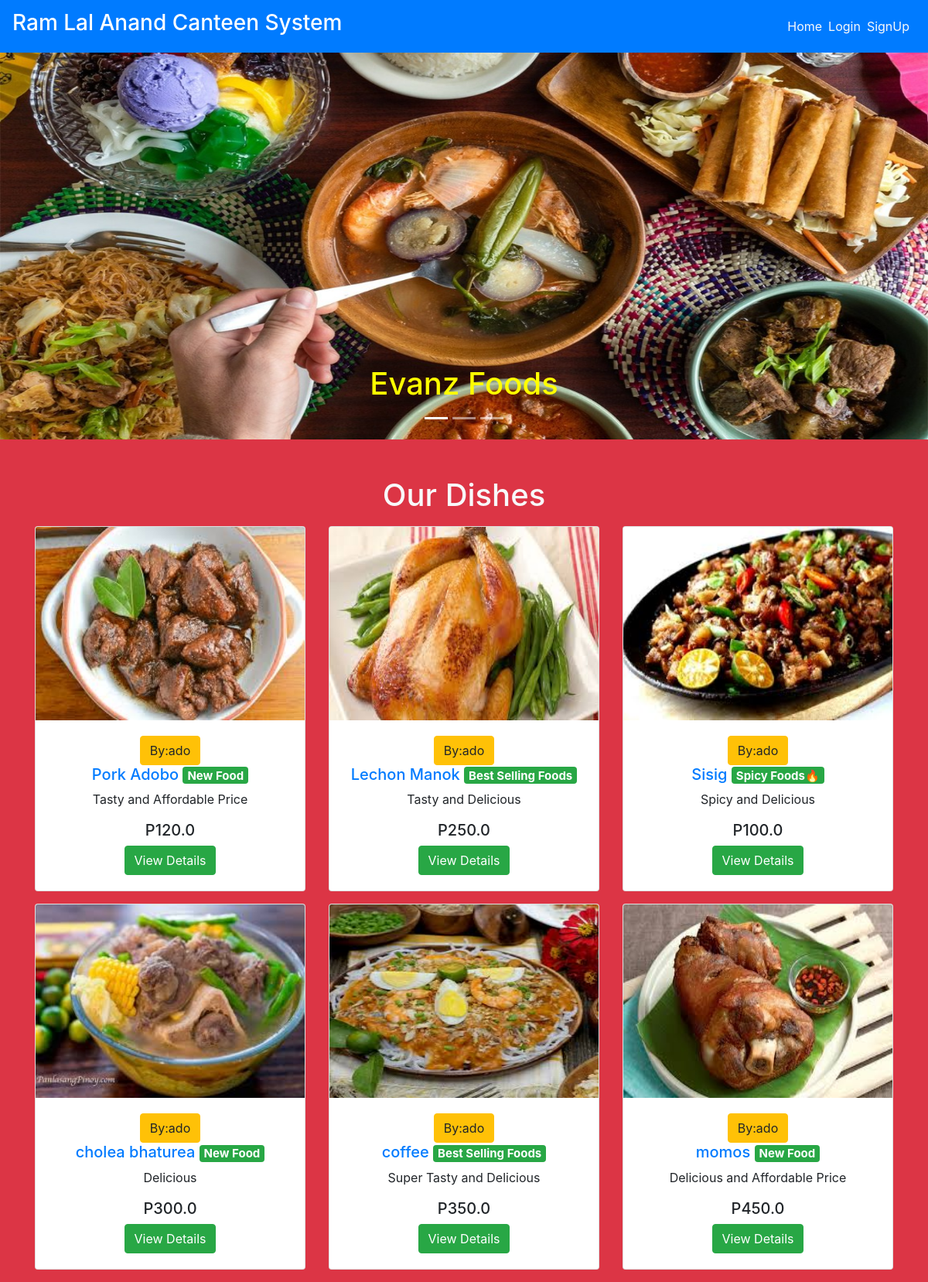
Before: / with the older database file.
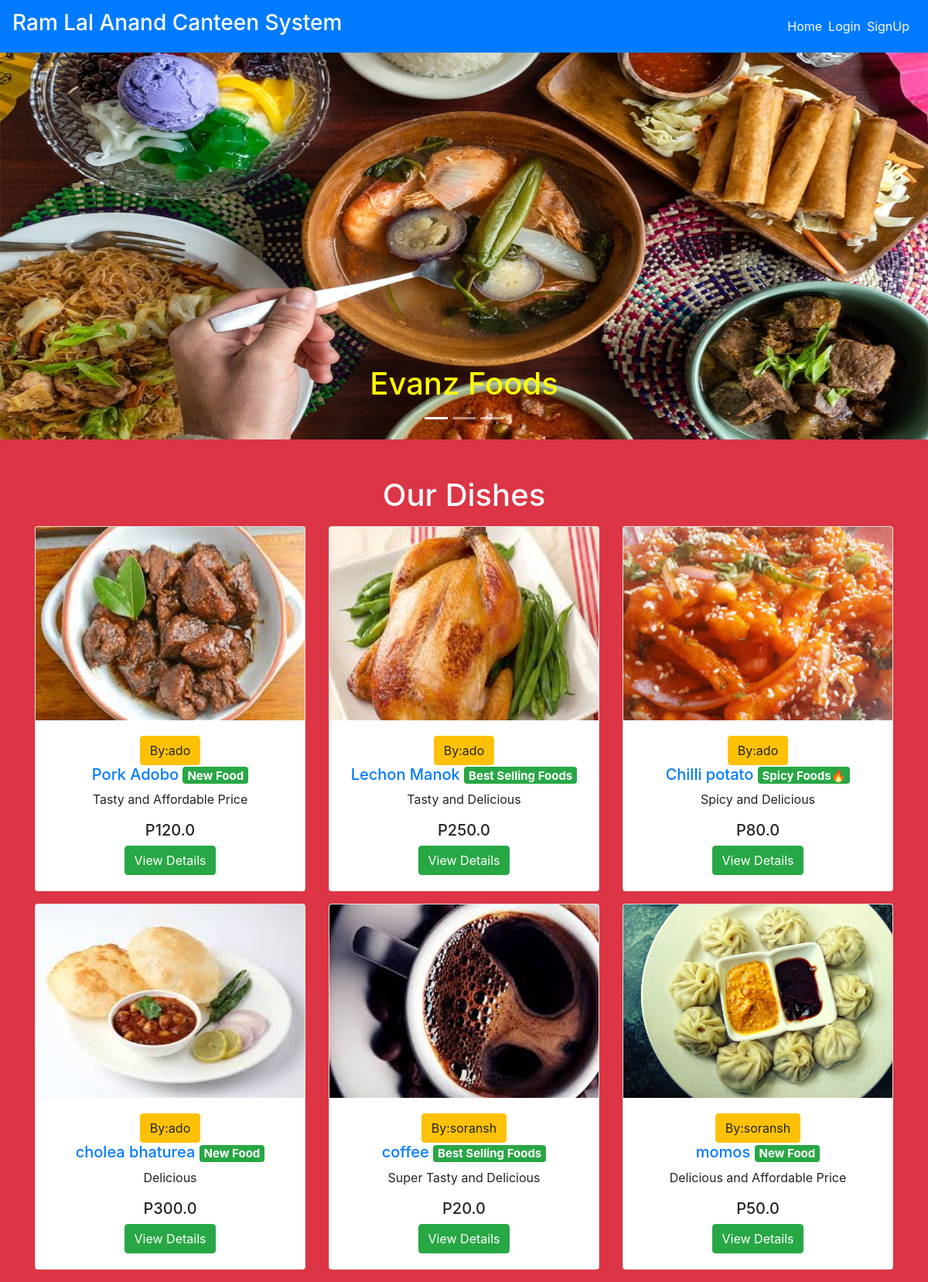
After: the same page with the newer database file.
### main/models.py (models this page shows, shortened)
class Item(models.Model):
    LABELS = (
        ('Best Selling Foods', 'Best Selling Foods'),
        ('New Food', 'New Food'),
        ('Spicy Foods🔥', 'Spicy Foods🔥'),
    )
    LABEL_COLOUR = (
        ('danger', 'danger'),
        ('success', 'success'),
        ('primary', 'primary'),
        ('info', 'info'),
        ('warning', 'warning'),
    )
    title = models.CharField(max_length=150)
    description = models.CharField(max_length=250,blank=True)
    price = models.FloatField()
    pieces = models.IntegerField(default=6)
    instructions = models.CharField(max_length=250,default="Available")
    image = models.ImageField(default='default.png', upload_to='images/')
    labels = models.CharField(max_length=25, choices=LABELS, blank=True)
    label_colour = models.CharField(max_length=15, choices=LABEL_COLOUR, blank=True)
    slug = models.SlugField(default="foods")
    created_by = models.ForeignKey(User, on_delete=models.CASCADE)

### main/views.py (the view)
# urls.py: path('', MenuListView.as_view(), name='home'),
class MenuListView(ListView):
    model = Item
    template_name = 'main/home.html'
    context_object_name = 'menu_items'

### main/templates/main/home.html (shortened to what this page needs)
{% extends "main/layout.html" %}
{% block content %}
  <div class="home bg-danger">
    <div id="carouselExampleCaptions" class="carousel slide mb-5" data-ride="carousel" style="height: 500px;">
        <ol class="carousel-indicators">
          <li data-target="#carouselExampleCaptions" data-slide-to="0" class="active"></li>
          <li data-target="#carouselExampleCaptions" data-slide-to="1"></li>
          <li data-target="#carouselExampleCaptions" data-slide-to="2"></li>
        </ol>
        <div class="carousel-inner">
          <div class="carousel-item active">
            <img src="../media/garantisado.jpg" class="d-block w-100" alt="sushi1" height="500px">
            <div class="carousel-caption d-none d-md-block text-dark">
              <h1 style="color: yellow">Evanz Foods</h1>
            </div>
          </div>
        </div>
        <a class="carousel-control-prev" href="#carouselExampleCaptions" role="button" data-slide="prev">
          <span class="carousel-control-prev-icon" aria-hidden="true"></span>
        </a>
        <a class="carousel-control-next" href="#carouselExampleCaptions" role="button" data-slide="next">
          <span class="carousel-control-next-icon" aria-hidden="true"></span>
        </a>
    </div>
    <div class="container">
      <h1 class="text-center text-light mb-3">Our Dishes</h1>
      <div class="row">
        {% for item in menu_items %}
            <div class="col-sm-4">
                <div class="card mb-3" style="height: fit-content; overflow: auto;">
                  <img src="{{ item.image.url }}" style="height: 250px;">
                    <div class="card-body text-center">
                      <button class="btn btn-warning">By:{{ item.created_by }}</button>
                      <h5 class="text-center"><a href="{% url 'main:dishes' item.slug %}">{{ item.title }} </a><span class="badge badge-{{ item.label_colour }}">{{ item.labels }}</span></h5>
                      <p class="text-center">{{ item.description }}</p>
                      <h5 class="text-center">P{{ item.price }}</h5>
                      <a href="{% url 'main:dishes' item.slug %}" class="btn btn-success">View Details</a>
                    </div>
                </div>
            </div>
        {% endfor %}
      </div>
    </div>
  </div>
{% endblock content %}

### main/templates/main/layout.html (shortened to what this page needs)
{% load get_group %}
{% load static %}
<!DOCTYPE html>
<html lang="en">
<head>
    <link rel="stylesheet" href="https://maxcdn.bootstrapcdn.com/bootstrap/4.0.0/css/bootstrap.min.css">
    <link rel="stylesheet" type="text/css" href="{% static 'main/styles.css' %}">
</head>
<body>
    <nav class="navbar navbar-expand-lg navbar-dark bg-primary">
        <a class="navbar-brand" href="/"><h3>Ram Lal Anand Canteen System</h3></a>
        <div class="collapse navbar-collapse" id="navbarNav">
            <ul class="navbar-nav ml-auto">
                    <li><a href="{% url 'main:home' %}" class="mr-2 text-light">Home</a></li>
                {% if user.is_authenticated %}
                    {% if request.user|has_group:"admin_owner" %}
                        <li><a href="{% url 'main:admin_dashboard' %}" class="mr-2 text-light">DashBoard</a></li>
                        <li>
                            <form class="logout-link" action="{% url 'accounts:logout' %}" method="post">
                                {% csrf_token %}
                                <button type="submit" class="mr-2">Logout</button>
                            </form>
                        </li>
                    {% else %}
                        <li><a href="{% url 'main:cart' %}" class="mr-2 text-light">My Cart🛒</a></li>
                        <li><a href="{% url 'main:order_details' %}" class="mr-2 text-light">Your Orders</a></li>
                        <li>
                            <form class="logout-link" action="{% url 'accounts:logout' %}" method="post">
                                {% csrf_token %}
                                <button type="submit" class="mr-2">Logout</button>
                            </form>
                        </li>
                    {% endif %}
                {% else %}
                    <li><a href="{% url 'accounts:login' %}" class="mr-2 text-light">Login</a></li>
                    <li><a href="{% url 'accounts:signup' %}" class="mr-2 text-light">SignUp</a></li>
                {% endif %}
            </ul>
        </div>
    </nav>
    <main role="main">
        {% block content %}{% endblock %}
    </main>

Changed rows visible on the page:
changed Item "Spicy and Delicious": image: a different picture; title "Sisig" → "Chilli potato"; price "100.0" → "80.0"
changed Item "cholea bhaturea": image: a different picture
changed Item "coffee": image: a different picture; created_by "ado" → "soransh"; price "350.0" → "20.0"
changed Item "momos": image: a different picture; created_by "ado" → "soransh"; price "450.0" → "50.0"
